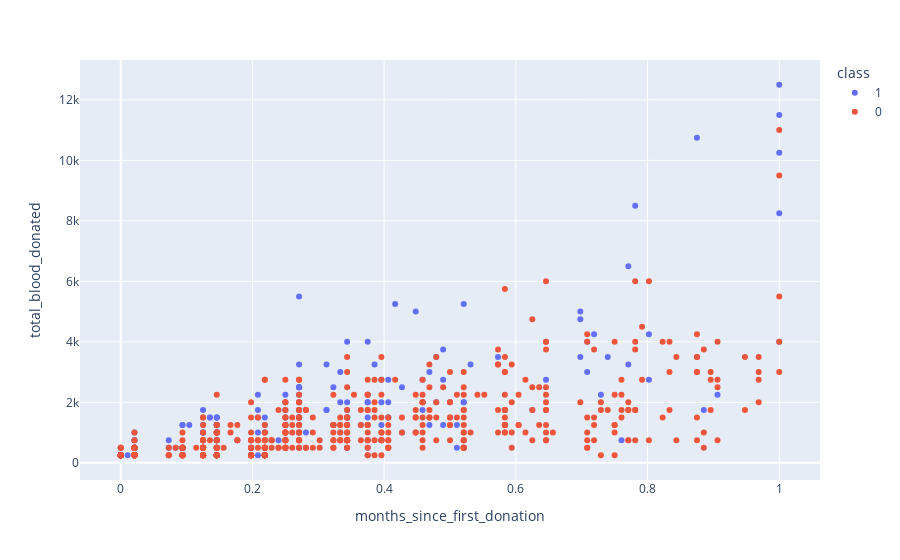

Source (notebook cell):
### Code cell
df["class"] = df["class"].astype(str) #convert to string

fig = pd.fig = px.scatter(data_frame=df, x='months_since_first_donation', y='total_blood_donated', color='class')
fig.show()

### Figure 1 — Plotly figure (JSON) as saved in the notebook; plotly's stock layout.template omitted (floating-point values rounded to 4 significant figures; data arrays with more than 128 entries replaced by an {"elided": "..."} marker saying what was removed)
{"data": [{"hovertemplate": "class=1<br>months_since_first_donation=%{x}<br>total_blood_donated=%{y}<extra></extra>", "legendgroup": "1", "marker": {"color": "#636efa", "symbol": "circle"}, "mode": "markers", "name": "1", "orientation": "v", "showlegend": true, "type": "scatter", "x": {"elided": "178 float values"}, "xaxis": "x", "y": {"elided": "178 int values"}, "yaxis": "y"}, {"hovertemplate": "class=0<br>months_since_first_donation=%{x}<br>total_blood_donated=%{y}<extra></extra>", "legendgroup": "0", "marker": {"color": "#EF553B", "symbol": "circle"}, "mode": "markers", "name": "0", "orientation": "v", "showlegend": true, "type": "scatter", "x": {"elided": "570 float values"}, "xaxis": "x", "y": {"elided": "570 int values"}, "yaxis": "y"}], "layout": {"legend": {"title": {"text": "class"}, "tracegroupgap": 0}, "margin": {"t": 60}, "xaxis": {"anchor": "y", "domain": [0, 1], "title": {"text": "months_since_first_donation"}}, "yaxis": {"anchor": "x", "domain": [0, 1], "title": {"text": "total_blood_donated"}}}}
